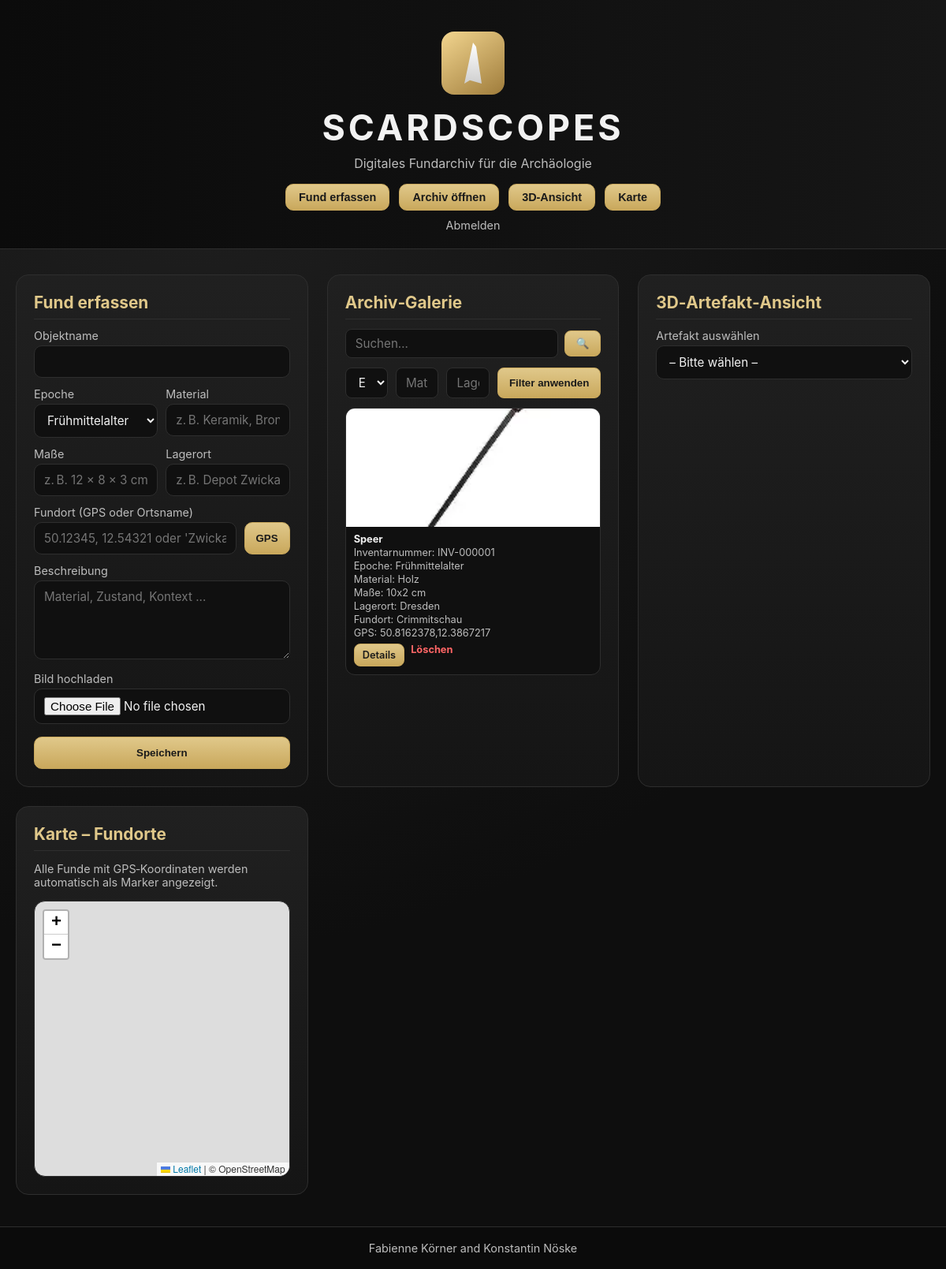
Screenshot of /search with the database file from the repository.
### website_App.py (models this page shows)
class Artifact(db.Model):
    id = db.Column(db.Integer, primary_key=True)
    inventory_number = db.Column(db.String(20), unique=True)
    name = db.Column(db.String(100))
    era = db.Column(db.String(50))
    material = db.Column(db.String(100))
    dimensions = db.Column(db.String(100))
    storage_location = db.Column(db.String(100))
    description = db.Column(db.Text)
    original_location = db.Column(db.String(200))
    gps_location = db.Column(db.String(100))
    image_path = db.Column(db.String(200))
    qr_code_path = db.Column(db.String(200))
    created_at = db.Column(db.DateTime, default=datetime.utcnow)

### website_App.py (the view)
@app.route("/search")
def search():
    q = request.args.get("q", "")
    results = Artifact.query.filter(
        Artifact.name.ilike(f"%{q}%") |
        Artifact.era.ilike(f"%{q}%") |
        Artifact.material.ilike(f"%{q}%") |
        Artifact.storage_location.ilike(f"%{q}%")
    ).all()
    return render_template("index.html", artifacts=results, markers=[], search_query=q)

### templates/index.html (shortened to what this page needs)
<!DOCTYPE html>
<html lang="de">
<head>
  <link rel="stylesheet" href="https://unpkg.com/leaflet/dist/leaflet.css" />
</head>
<body>
<header>
  <div class="logo-box"><div class="shard"></div></div>
  <h1>SCARDSCOPES</h1>
  <p>Digitales Fundarchiv für die Archäologie</p>
  <div class="top-actions">
    <button onclick="document.getElementById('formPanel').scrollIntoView()">Fund erfassen</button>
    <button onclick="document.getElementById('galleryPanel').scrollIntoView()">Archiv öffnen</button>
    <button onclick="document.getElementById('viewerPanel').scrollIntoView()">3D‑Ansicht</button>
    <button onclick="document.getElementById('mapPanel').scrollIntoView()">Karte</button>
  </div>
  <a class="logout-link" href="/logout">Abmelden</a>
</header>
<main>
  <div class="panel" id="formPanel">
    <h2>Fund erfassen</h2>
    <form action="/save" method="POST" enctype="multipart/form-data">
      <label>Objektname</label>
      <input type="text" name="name" required>
      <div class="two-cols">
        <div>
          <label>Epoche</label>
          <select name="era">
            <option>Frühmittelalter</option>
          </select>
        </div>
        <div>
          <label>Material</label>
          <input type="text" name="material" placeholder="z. B. Keramik, Bronze, Holz">
        </div>
      </div>
      <div class="two-cols">
        <div>
          <label>Maße</label>
          <input type="text" name="dimensions" placeholder="z. B. 12 × 8 × 3 cm">
        </div>
        <div>
          <label>Lagerort</label>
          <input type="text" name="storage_location" placeholder="z. B. Depot Zwickau, Regal 4B">
        </div>
      </div>
      <label>Fundort (GPS oder Ortsname)</label>
      <div style="display:flex; gap:10px;">
        <input type="text" name="location" id="location"
               placeholder="50.12345, 12.54321 oder 'Zwickau'" style="flex:1;">
        <button type="button" onclick="getLocation()" style="
          padding: 10px 14px;
          border-radius: 10px;
          border: 1px solid var(--accent);
          background: linear-gradient(to bottom, var(--accent-soft), var(--accent));
          color: #1a1a1a;
          font-weight: 600;
          cursor: pointer;
        ">GPS</button>
      </div>
      <label>Beschreibung</label>
      <textarea name="description" placeholder="Material, Zustand, Kontext ..."></textarea>
      <label>Bild hochladen</label>
      <input type="file" name="image" accept="image/*">
      <button class="save-btn" type="submit">Speichern</button>
    </form>
  </div>
  <div class="panel" id="galleryPanel">
    <h2>Archiv‑Galerie</h2>
    <form action="/search" method="GET" style="margin:12px 0; display:flex; gap:8px; align-items:center;">
      <input
        type="text"
        name="q"
        placeholder="Suchen…"
        value="{{ search_query if search_query else '' }}"
        style="
          padding:8px 12px;
          border-radius:8px;
          border:1px solid var(--border-main);
          background:#101010;
          color:var(--text-main);
          flex:1;
        "
      >
      <button
        type="submit"
        style="
          padding:8px 14px;
          border-radius:8px;
          border:1px solid var(--accent);
          background:linear-gradient(to bottom, var(--accent-soft), var(--accent));
          color:#1a1a1a;
          font-weight:600;
          cursor:pointer;
        "
      >🔍</button>
    </form>
    <form action="/filter" method="GET" style="margin:12px 0; display:flex; gap:10px; flex-wrap:wrap;">
      <select name="era" style="
        padding:8px 12px;
        border-radius:8px;
        border:1px solid var(--border-main);
        background:#101010;
        color:var(--text-main);
        flex:1;
      ">
        <option value="">Epoche wählen…</option>
      </select>
      <input
        type="text"
        name="material"
        placeholder="Material…"
        style="
          padding:8px 12px;
          border-radius:8px;
          border:1px solid var(--border-main);
          background:#101010;
          color:var(--text-main);
          flex:1;
        "
      >
      <input
        type="text"
        name="storage"
        placeholder="Lagerort…"
        style="
          padding:8px 12px;
          border-radius:8px;
          border:1px solid var(--border-main);
          background:#101010;
          color:var(--text-main);
          flex:1;
        "
      >
      <button
        type="submit"
        style="
          padding:8px 14px;
          border-radius:8px;
          border:1px solid var(--accent);
          background:linear-gradient(to bottom, var(--accent-soft), var(--accent));
          color:#1a1a1a;
          font-weight:600;
          cursor:pointer;
        "
      >Filter anwenden</button>
    </form>
    {% if artifacts|length == 0 %}
      <p style="color:var(--text-soft);">Keine Ergebnisse gefunden.</p>
    {% else %}
      <div class="gallery">
        {% for a in artifacts %}
          <div class="gallery-item">
            {% if a.image_path %}
              <img src="{{ a.image_path }}" alt="{{ a.name }}">
            {% endif %}
            <div class="gallery-meta">
              <strong>{{ a.name }}</strong>
              <div class="meta-line">Inventarnummer: {{ a.inventory_number }}</div>
              <div class="meta-line">Epoche: {{ a.era }}</div>
              {% if a.material %}
                <div class="meta-line">Material: {{ a.material }}</div>
              {% endif %}
              {% if a.dimensions %}
                <div class="meta-line">Maße: {{ a.dimensions }}</div>
              {% endif %}
              {% if a.storage_location %}
                <div class="meta-line">Lagerort: {{ a.storage_location }}</div>
              {% endif %}
              <div class="meta-line">Fundort: {{ a.original_location }}</div>
              {% if a.gps_location %}
                <div class="meta-line">GPS: {{ a.gps_location }}</div>
              {% endif %}
              <div class="actions" style="margin-top:6px; display:flex; gap:8px; flex-wrap:wrap;">
                <a
                  href="/artifact/{{ a.id }}"
                  style="
                    padding:6px 10px;
                    border-radius:8px;
                    border:1px solid var(--accent);
                    background:linear-gradient(to bottom, var(--accent-soft), var(--accent));
                    color:#1a1a1a;
                    font-weight:600;
                    font-size:0.8rem;
                    text-decoration:none;
                  "
                >Details</a>
                <a class="delete-link"
                   href="/delete/{{ a.id }}"
                   onclick="return confirm('Diesen Fund wirklich löschen?');">
                   Löschen
                </a>
              </div>
            </div>
          </div>
        {% endfor %}
      </div>
    {% endif %}
  </div>
  <div class="panel" id="viewerPanel">
    <h2>3D‑Artefakt‑Ansicht</h2>
    <label>Artefakt auswählen</label>
    <select id="modelSelect" onchange="loadModel()">
      <option value="">– Bitte wählen –</option>
    </select>
  </div>
  <div class="panel" id="mapPanel">
    <h2>Karte – Fundorte</h2>
    <p style="color: var(--text-soft); font-size: 0.9rem;">
      Alle Funde mit GPS‑Koordinaten werden automatisch als Marker angezeigt.
    </p>
    <div id="map"></div>
  </div>
</main>
<footer>
 Fabienne Körner and Konstantin Nöske
</footer>
</body>
</html>

### templates/index.html (style rules this page uses)
:root { --bg-main: #121212; --bg-panel: #1c1c1c; --bg-header: #0d0d0d; --accent: #c9a85c; --accent-soft: #e0c88a; --text-main: #f2f2f2; --text-soft: #bdbdbd; --border-main: #2e2e2e; }
* { box-sizing: border-box; }
body { margin: 0; font-family: "Inter", "Segoe UI", system-ui, sans-serif; background: radial-gradient(circle at 20% 10%, #1f1f1f, #0e0e0e 60%); color: var(--text-main); min-height: 100vh; }
header { background: linear-gradient(to right, #0b0b0b, #161616); padding: 40px 20px 20px; text-align: center; border-bottom: 1px solid var(--border-main); }
.logo-box { width: 80px; height: 80px; margin: 0 auto 15px; border-radius: 16px; background: linear-gradient(145deg, #f2d58f, #9f7c3b); display: flex; align-items: center; justify-content: center; }
.shard { width: 22px; height: 52px; background: linear-gradient(to bottom, #ffffff, #cfcfcf); clip-path: polygon(50% 0%, 68% 10%, 100% 100%, 32% 92%, 0% 100%); }
h1 { margin: 0; font-size: 2.8rem; letter-spacing: 4px; }
header p { margin-top: 8px; color: var(--text-soft); font-size: 1rem; }
.top-actions { margin-top: 16px; display: flex; justify-content: center; gap: 12px; flex-wrap: wrap; }
.top-actions button { padding: 8px 16px; border-radius: 10px; border: 1px solid var(--accent); background: linear-gradient(to bottom, var(--accent-soft), var(--accent)); color: #1a1a1a; font-weight: 600; cursor: pointer; font-size: 0.9rem; }
.logout-link { margin-top: 10px; display: inline-block; color: var(--text-soft); font-size: 0.9rem; text-decoration: none; }
main { max-width: 1200px; margin: 0 auto; padding: 32px 20px 40px; display: grid; grid-template-columns: repeat(auto-fit, minmax(340px, 1fr)); gap: 24px; }
.panel { background: linear-gradient(to bottom, #202020, #151515); border: 1px solid var(--border-main); border-radius: 16px; padding: 22px; }
.panel h2 { margin-top: 0; font-size: 1.3rem; color: var(--accent-soft); border-bottom: 1px solid var(--border-main); padding-bottom: 8px; margin-bottom: 12px; }
label { display: block; margin-top: 12px; margin-bottom: 4px; font-size: 0.9rem; color: var(--text-soft); }
input, textarea, select { width: 100%; padding: 10px 12px; border-radius: 10px; border: 1px solid var(--border-main); background: #101010; color: var(--text-main); outline: none; font-family: inherit; font-size: 0.95rem; }
textarea { min-height: 100px; resize: vertical; }
.two-cols { display: grid; grid-template-columns: 1fr 1fr; gap: 10px; }
.save-btn { margin-top: 16px; width: 100%; padding: 12px; border-radius: 10px; border: 1px solid var(--accent); background: linear-gradient(to bottom, var(--accent-soft), var(--accent)); color: #1a1a1a; font-weight: 600; cursor: pointer; }
.gallery { max-height: 450px; overflow-y: auto; }
.gallery { display: grid; grid-template-columns: repeat(auto-fill, minmax(180px, 1fr)); gap: 14px; margin-top: 12px; }
.gallery-item { background: #101010; border-radius: 12px; border: 1px solid var(--border-main); overflow: hidden; display: flex; flex-direction: column; }
.gallery-item img { width: 100%; height: 150px; object-fit: cover; display: block; }
.gallery-meta { padding: 8px 10px 10px; font-size: 0.8rem; color: var(--text-soft); }
.gallery-meta strong { display: block; color: var(--text-main); margin-bottom: 2px; }
.meta-line { margin-top: 2px; }
.delete-link { color: #ff6666; font-weight: bold; text-decoration: none; font-size: 0.8rem; }
#map { width: 100%; height: 350px; border-radius: 14px; border: 1px solid var(--border-main); margin-top: 12px; }
footer { text-align: center; padding: 18px; background: #0b0b0b; border-top: 1px solid var(--border-main); color: var(--text-soft); font-size: 0.9rem; }

### rows the page displays
Artifact: image_path (picture), name "Speer", inventory_number "INV-000001", era "Frühmittelalter", material "Holz", dimensions "10x2 cm", storage_location "Dresden", original_location "Crimmitschau", gps_location "50.8162378,12.3867217"
